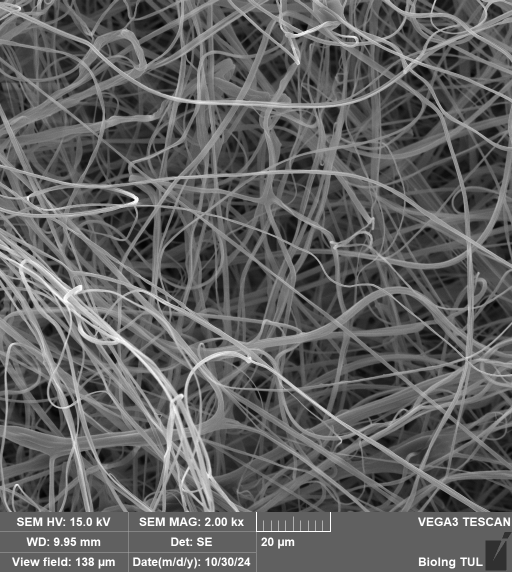
#> input picture resources/drive-download-20250122T154226Z-001/25_2kx_1.tif, 1024 x 1144 px (shown at 1/2 size); its folder holds only this picture in this run
$ python measure_fibers_basic.py   (older library calls are emulated)
#> lines starting #> are read from the running program, lines starting #| are printed output that depends on the picture; after the words box and inside, x2 and y2 are one past the last pixel; in counts of white or black regions, pixels touching at a corner belong together
#> in read_image, img is the input picture: shape (1144, 1024); min 2, max 255, mean 97.3
### src/common/tools.py
import cv2
import numpy as np
import matplotlib.pyplot as plt
from pathlib import Path
from skimage import io, filters, morphology, measure, exposure, segmentation, feature
from scipy import ndimage
import matplotlib.pyplot as plt


def crop_image(img: cv2.UMat) -> cv2.UMat:
    # Crop out the header (bottom), and axes (sides)
    height, width = img.shape
    crop_bottom = int(height * 0.85)  # Remove bottom 15%
    crop_left = int(width * 0.1)      # Remove left 10%
    crop_right = int(width * 0.9)     # Remove right 10%
    return img[:crop_bottom, crop_left:crop_right]
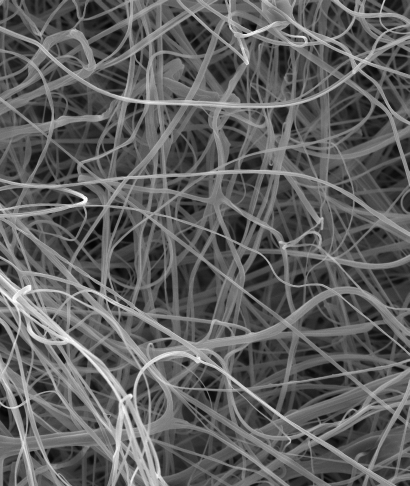
#> returned value: shape (972, 819) (shown at 1/2 size); min 2, max 255, mean 95.7

def read_image(image_path) -> cv2.UMat:
    # Read image in grayscale
    img = cv2.imread(str(image_path), cv2.IMREAD_GRAYSCALE)
    if img is None:
        print(f"Failed to load image: {image_path}")
        return None
    return img

def save_binary_image(binary: cv2.UMat, file_name):
    # Save binary image for verification
    plt.figure(figsize=(10, 6))
    plt.imshow(binary, cmap='gray')
    plt.title('Binary - ' + file_name)
    plt.savefig(file_name + '_binary_basic.png')
    plt.close()

def plot_widths(widths):
    # Create a simple plot
    plt.figure(figsize=(10, 6))
    plt.bar(range(len(widths)), widths)
    plt.title('Fiber Widths (Basic)')
    plt.xlabel('Image Number')
    plt.ylabel('Average Width (pixels)')
    plt.savefig('fiber_widths_plot_basic.png')
    plt.close()

def filter_noise(image: cv2.UMat, h=10, templateWindowSize=7, searchWindowSize=21):
    """
    Apply non-local means denoising to the image.
    advanced denoising method that compares small patches
    across the entire image to find similar areas, then averages them to
    remove noise while preserving edges and details.

    h: Filter strength (higher h → stronger denoising).
    templateWindowSize: Size of the patch used to compute weights.
    searchWindowSize: Area around each patch that is searched for similar patches - kernel size
    """
#> called with h = 10, templateWindowSize = 7, searchWindowSize = 21
    return cv2.fastNlMeansDenoising(image, None, h, templateWindowSize, searchWindowSize)

# [7 lines left out: function contrast_enhancement, not called in this run]

def contrast_enhancement_adapthist(blurred_image: cv2.UMat):
    return exposure.equalize_adapthist(blurred_image, clip_limit=0.03)
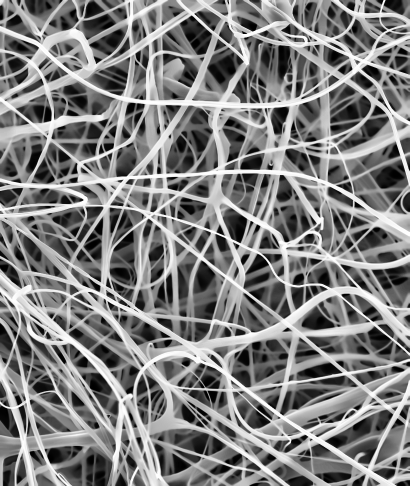
#> returned value: shape (972, 819) float64 (shown at 1/2 size); min 0, max 1, mean 0.504

### src/common/preprocessing.py
import cv2

import common.tools as common


def run(image_path) -> cv2.UMat:

    img = common.read_image(image_path)

    img = common.crop_image(img)

    img = common.filter_noise(img)

    # img = common.contrast_enhancement(img)
    img = common.contrast_enhancement_adapthist(img)

    return img

### src/measure/measure_fibers_basic.py
import cv2
import numpy as np
import matplotlib.pyplot as plt
from pathlib import Path
from skimage import io, filters, morphology, measure, exposure
from scipy import ndimage

import common.tools as common
import common.preprocessing as pre

def filter_small_widths(dist_transform: cv2.UMat, min_width=2) -> cv2.UMat:
    # Calculate fiber widths (diameter = 2 * distance from edge)
    fiber_widths = dist_transform[dist_transform > min_width] * 2  # Filter out small values
    if len(fiber_widths) == 0:
        return None
    return fiber_widths

def process_image_basic(image_path):
    """
    Reads the image, applies a basic threshold, morphological cleanup,
    computes distance transform, and returns average fiber width.
    """
    file_name = image_path.name

    img = pre.run(image_path)

    # Apply a basic Otsu threshold
    # _, binary = cv2.threshold(img, 0, 255, cv2.THRESH_BINARY + cv2.THRESH_OTSU)
    adaptive_block_size = 35
    adaptive_offset=0.02
    binary = cv2.adaptiveThreshold(np.uint8(img*255), 255, cv2.ADAPTIVE_THRESH_MEAN_C,
                                         cv2.THRESH_BINARY, adaptive_block_size, adaptive_offset*255)
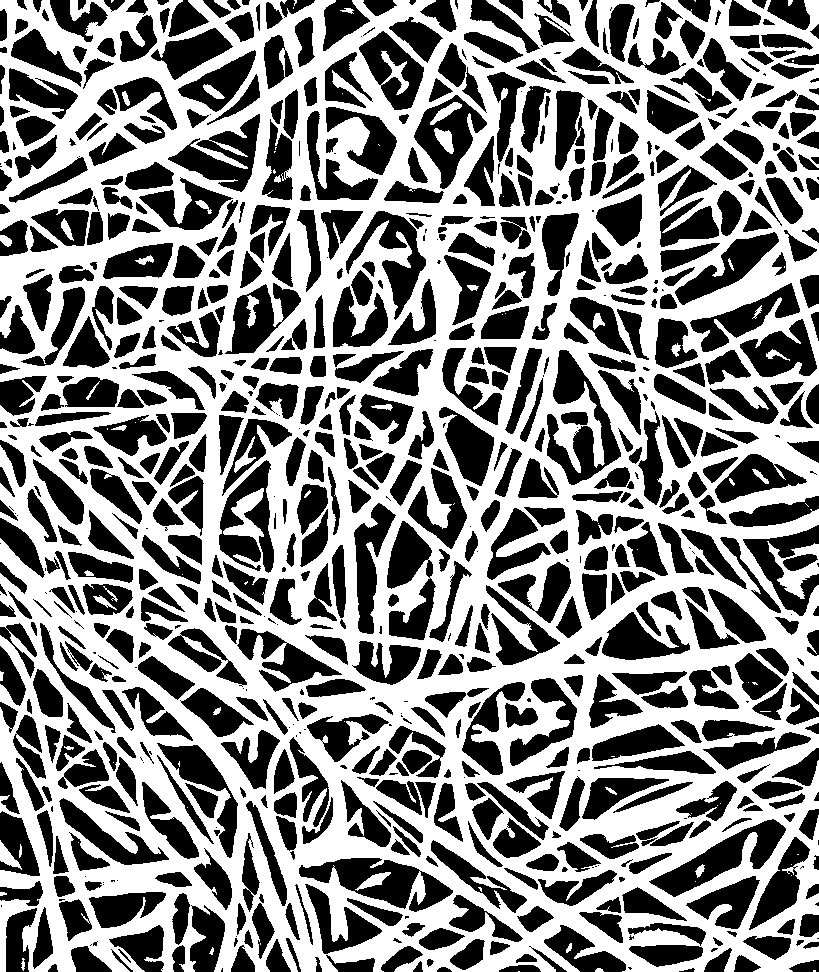
#> binary: shape (972, 819); 52.8% white; 830 black regions (130 under 20 px), largest, box (x1, y1, x2, y2) and area: (547, 350, 621, 485) 3909, (299, 858, 453, 912) 3804, (649, 819, 786, 897) 3502

    # Morphological operations to clean up the binary image
    kernel = np.ones((3,3), np.uint8)
    binary = cv2.morphologyEx(binary, cv2.MORPH_CLOSE, kernel)
#> binary: shape (972, 819); 53.7% white; 779 black regions (47 under 20 px), largest, box (x1, y1, x2, y2) and area: (651, 820, 786, 897) 3494, (299, 858, 419, 908) 3009, (169, 115, 260, 191) 2964
    binary = cv2.morphologyEx(binary, cv2.MORPH_OPEN, kernel)
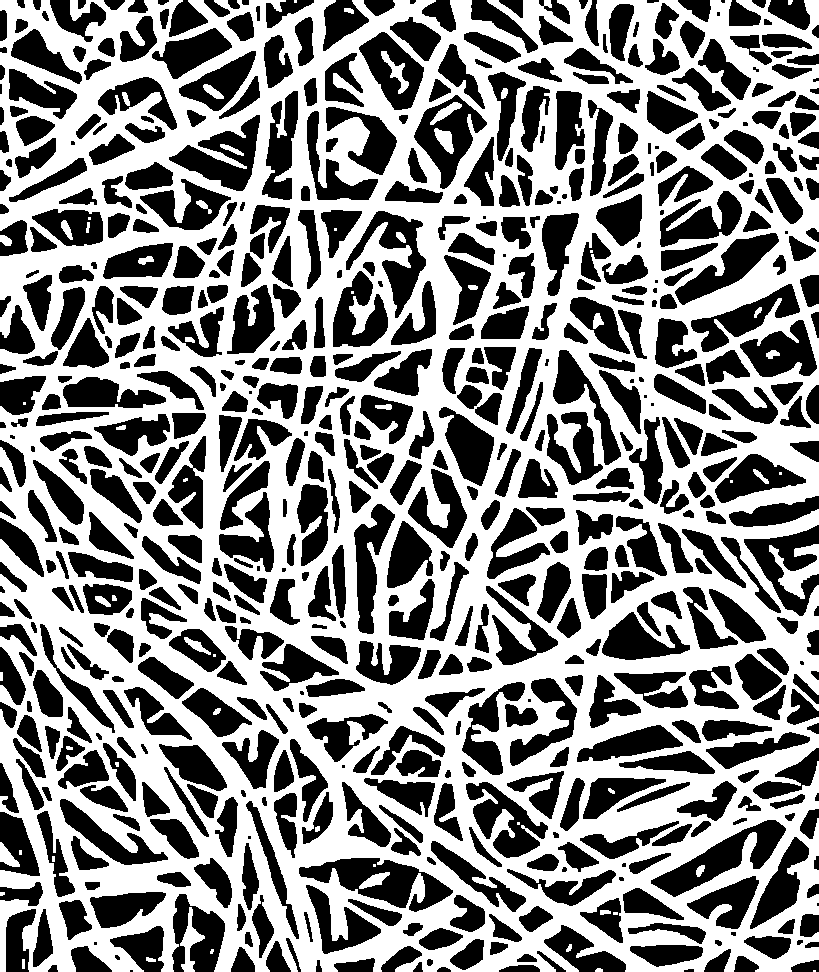
#> binary: shape (972, 819); 53.2% white; 647 black regions (35 under 20 px), largest, box (x1, y1, x2, y2) and area: (299, 858, 453, 912) 3810, (651, 820, 786, 897) 3500, (169, 115, 260, 191) 3025

    # Remove small objects (noise) from the binary image
    min_fiber_length_pixels = 5000
    binary = morphology.remove_small_objects(binary, min_size=min_fiber_length_pixels)

    # 3. Skeletonization
    # skeleton = morphology.skeletonize(binary_image_cleaned)
    # 4. Remove spurious pixels
    # cleaned_skeleton = morphology.binary_erosion(skeleton, selem=np.ones((3, 3)))
    # cleaned_skeleton = morphology.skeletonize(cleaned_skeleton)

    # Save binary image for verification
    common.save_binary_image(binary, file_name)

    # Get distance transform
    dist_transform = cv2.distanceTransform(binary, cv2.DIST_L2, 5)
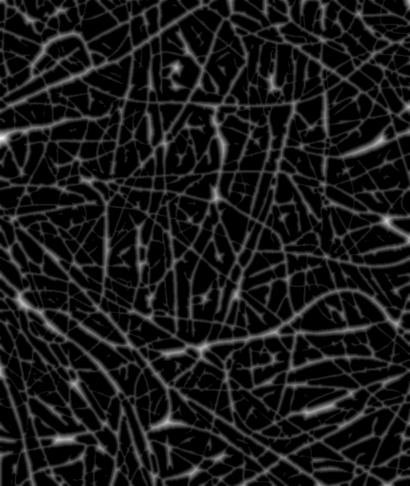
#> dist_transform: shape (972, 819) float32 (shown at 1/2 size); min 0, max 21, mean 2; drawn with min black and max white

    fiber_widths = filter_small_widths(dist_transform)

    # Return average fiber width in pixels
    return np.mean(fiber_widths)

def main():
    # Example usage: process all .tif files in a 'resources' folder
    parent_path = Path(__file__).resolve().parent.parent.parent
    print(f"Parent path: {parent_path}")
    resources_path = Path(parent_path/"resources/drive-download-20250122T154226Z-001")
    print(f"Resources path: {resources_path}")
    image_files = list(resources_path.glob("*.tif"))

    if not image_files:
        print("No .tif files found!")
        return

    widths = []
    for img_path in image_files:
        print(f"Processing {img_path.name}...")
        width = process_image_basic(img_path)
#> width = 9.61
        if width is not None:
            widths.append(width)
            print(f"Average width in pixels: {width:.2f}")
#| Average width in pixels: 9.61

    if widths:
        overall_avg = np.mean(widths)
#> overall_avg = 9.61
        print(f"\nOverall average width across all images: {overall_avg:.2f} pixels")
#| Overall average width across all images: 9.61 pixels

        common.plot_widths(widths)
#> in plot_widths, `plt.savefig('fiber_widths_plot_basic.png')`:
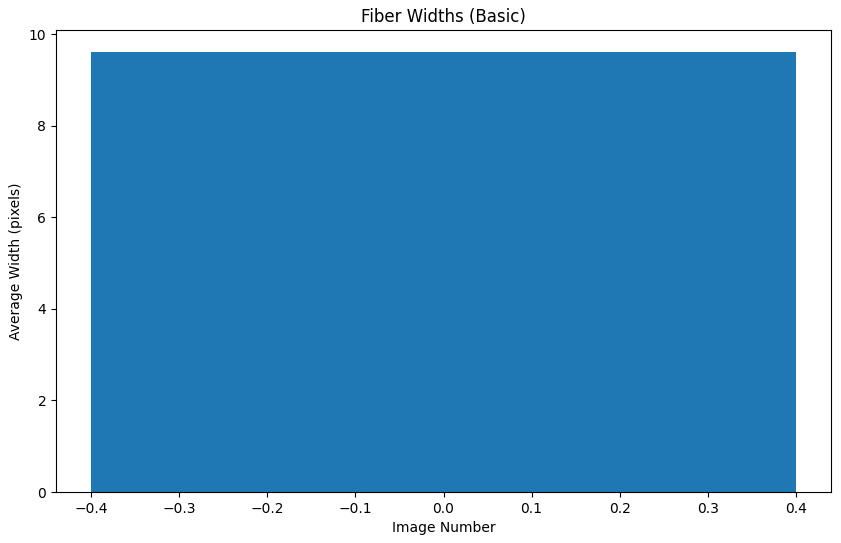
#> figure drawn by matplotlib, 1 panel
    else:
        print("No valid measurements obtained with basic filtering!")

if __name__ == "__main__":
    main()

$ run again, on resources/drive-download-20250122T154226Z-001/25_2kx_2.tif
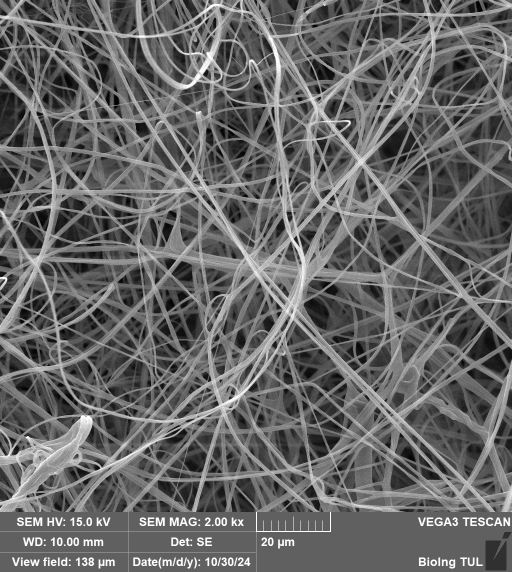
#> input picture resources/drive-download-20250122T154226Z-001/25_2kx_2.tif, 1024 x 1144 px (shown at 1/2 size)
#> in read_image, img is the input picture: shape (1144, 1024); min 0, max 255, mean 103.4
#> in process_image_basic, `binary = cv2.adaptiveThreshold(np.uint8(img*255), 255, cv2.ADAPTIVE_TH..`:
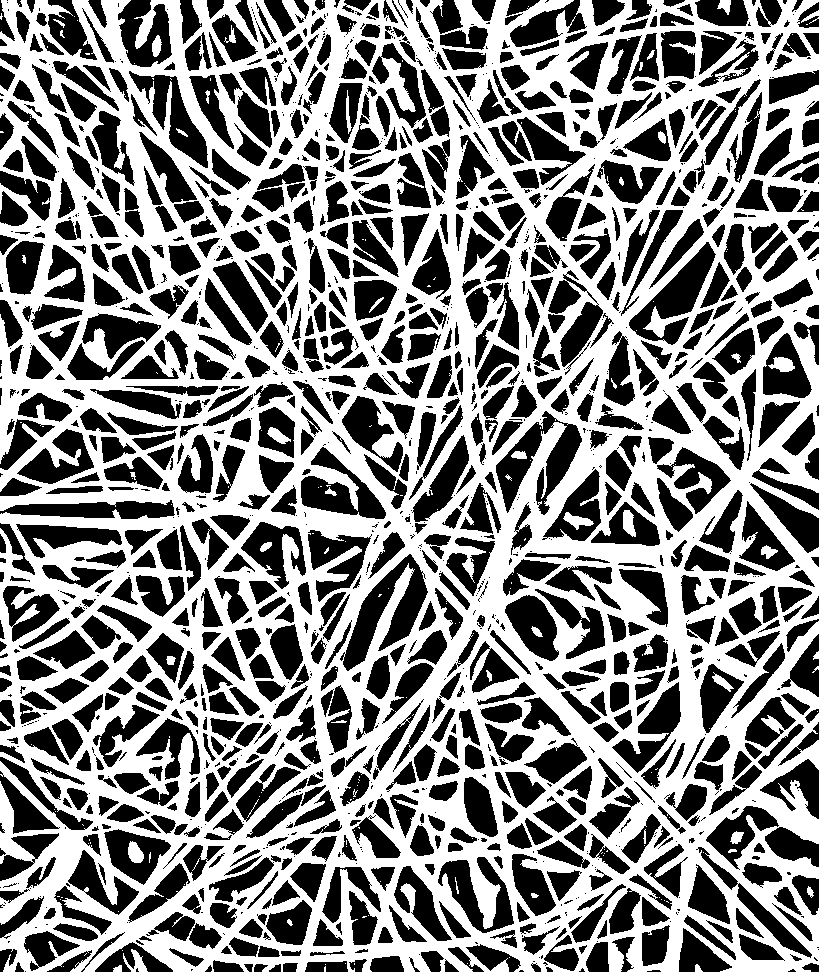
#> binary: shape (972, 819); 52.7% white; 1503 black regions (566 under 20 px), largest, box (x1, y1, x2, y2) and area: (340, 554, 428, 671) 3836, (496, 411, 582, 515) 3498, (629, 242, 716, 345) 3166
#> in main, `width = process_image_basic(img_path)`: width = 8.95
#| Average width in pixels: 8.95
#| Overall average width across all images: 8.95 pixels
#> in plot_widths, `plt.savefig('fiber_widths_plot_basic.png')`:
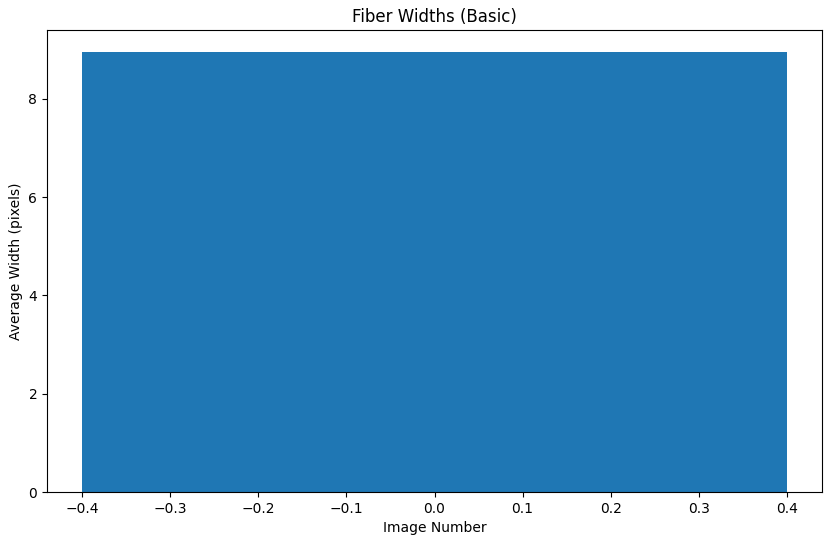
#> figure drawn by matplotlib, 1 panel

$ run again, on resources/drive-download-20250122T154226Z-001/25_2kx_3.tif
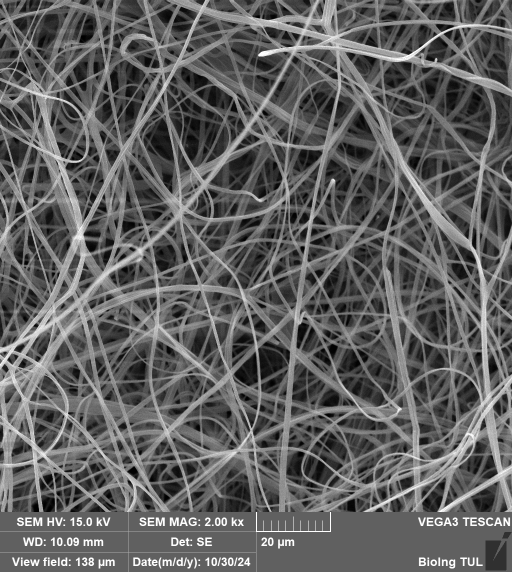
#> input picture resources/drive-download-20250122T154226Z-001/25_2kx_3.tif, 1024 x 1144 px (shown at 1/2 size)
#> in read_image, img is the input picture: shape (1144, 1024); min 0, max 255, mean 96.9
#> in process_image_basic, `binary = cv2.adaptiveThreshold(np.uint8(img*255), 255, cv2.ADAPTIVE_TH..`:
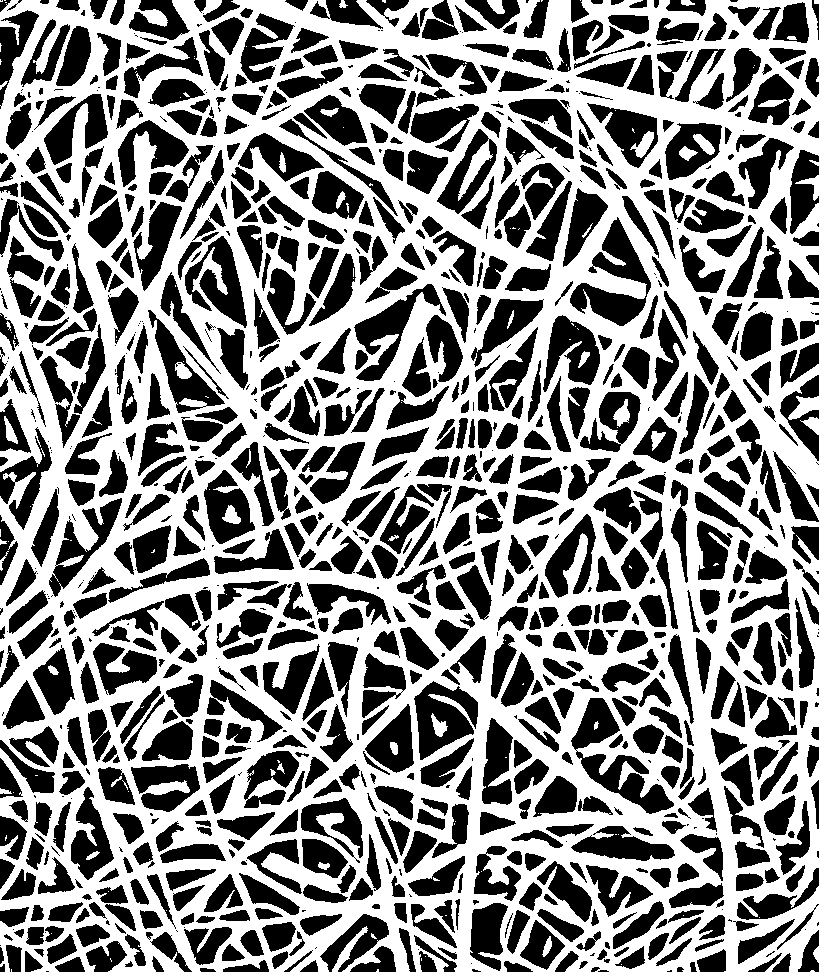
#> binary: shape (972, 819); 53.3% white; 1044 black regions (232 under 20 px), largest, box (x1, y1, x2, y2) and area: (571, 698, 674, 814) 3778, (570, 217, 651, 326) 3541, (414, 681, 478, 760) 2880
#> in main, `width = process_image_basic(img_path)`: width = 9.05
#| Average width in pixels: 9.05
#| Overall average width across all images: 9.05 pixels
#> in plot_widths, `plt.savefig('fiber_widths_plot_basic.png')`:
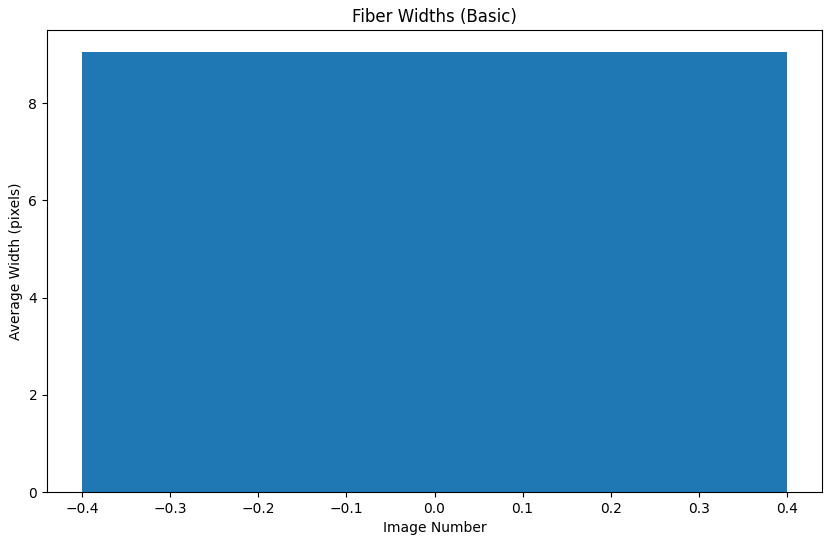
#> figure drawn by matplotlib, 1 panel
